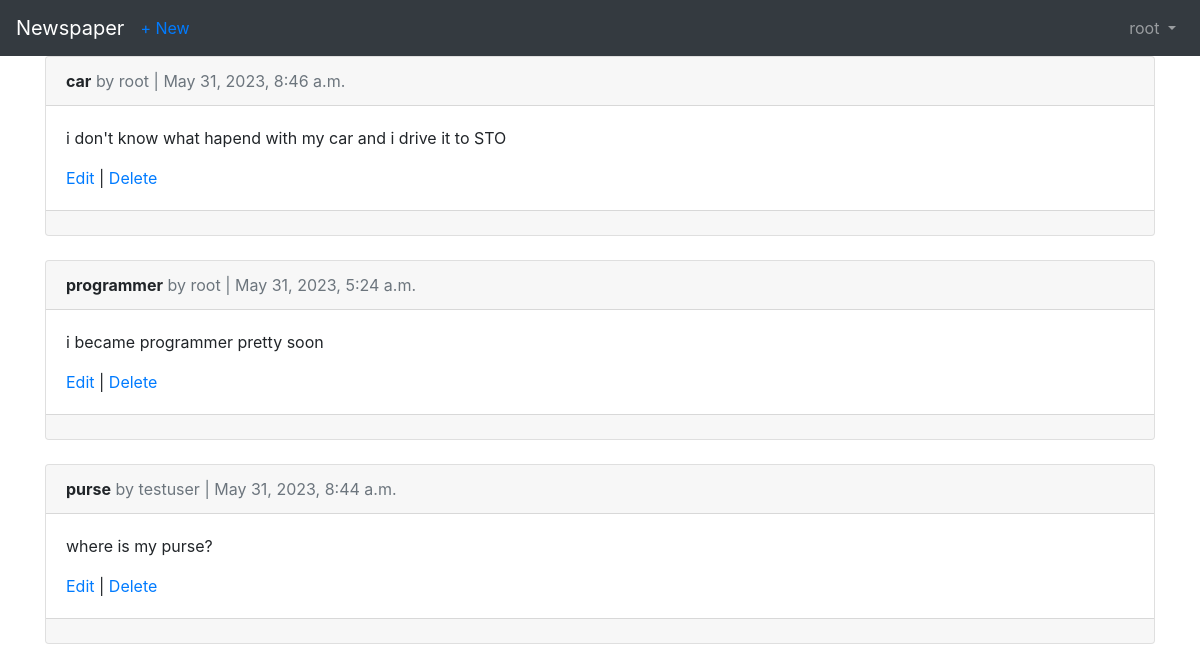
The page /articles/ (signed in) on the database as committed earlier.
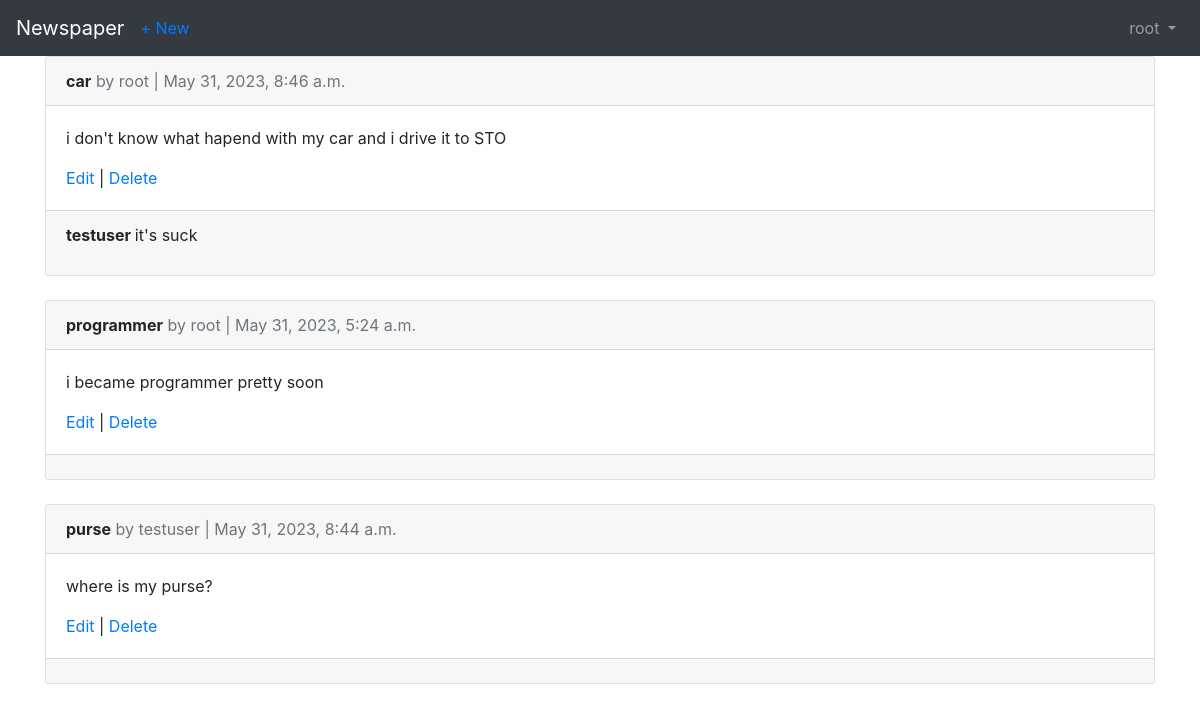
The same page on the database as committed later.
### articles/models.py (models this page shows, shortened)
class Article(models.Model):
    title = models.CharField(max_length=255)
    body = models.TextField()
    date = models.DateTimeField(auto_now=True)
    author = models.ForeignKey(get_user_model(), on_delete=models.CASCADE)

class Comment(models.Model):
    article = models.ForeignKey(Article, on_delete=models.CASCADE, related_name='comments',)
    comment = models.CharField(max_length=140)
    author = models.ForeignKey(get_user_model(), on_delete=models.CASCADE)
    def __str__(self):
        return self.comment

### accounts/models.py (models this page shows)
class CustomUser(AbstractUser):
    age = models.PositiveIntegerField(null=True, blank=True)

### articles/views.py (the view)
# urls.py: path('', ArticleListView.as_view(), name='article_list'),
class ArticleListView(LoginRequiredMixin, ListView):
    model = Article
    template_name = 'article_list.html'
    context_object_name = 'articles'

### templates/article_list.html (shortened to what this page needs)
{% extends 'base.html' %}
{% block content %}
  {% for article in articles %}
    <div class="card">
      <div class="card-header">
        <span class="font-weight-bold">{{ article.title }}</span>
        <span class="text-muted">by {{ article.author }} | {{ article.date }} </span>
      </div>
      <div class="card-body">
        <p> {{ article.body }} </p>
        <a href="{% url 'article_edit' article.pk %}"> Edit </a> |
        <a href="{% url 'article_delete' article.pk %}"> Delete </a>
      </div>
      <div class="card-footer">
        {% for comment in article.comments.all %}
          <p>
            <span class="font-weight-bold">
              {{ comment.author }}
            </span>
              {{ comment }}
          </p>
        {% endfor %}
      </div>
      </div>
    <br />
  {% endfor %}
{% endblock content %}

Rows that differ between the two databases and show on the page:
added Comment: author "testuser", comment "it's suck", shown under Article "car"
